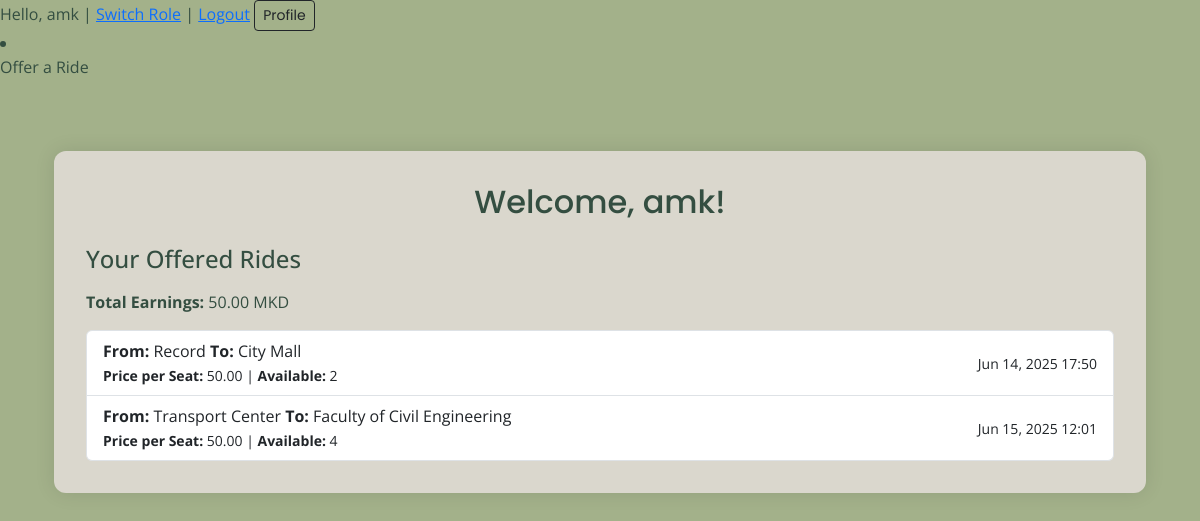
The app's page /accounts/profile/ (signed in), older data.
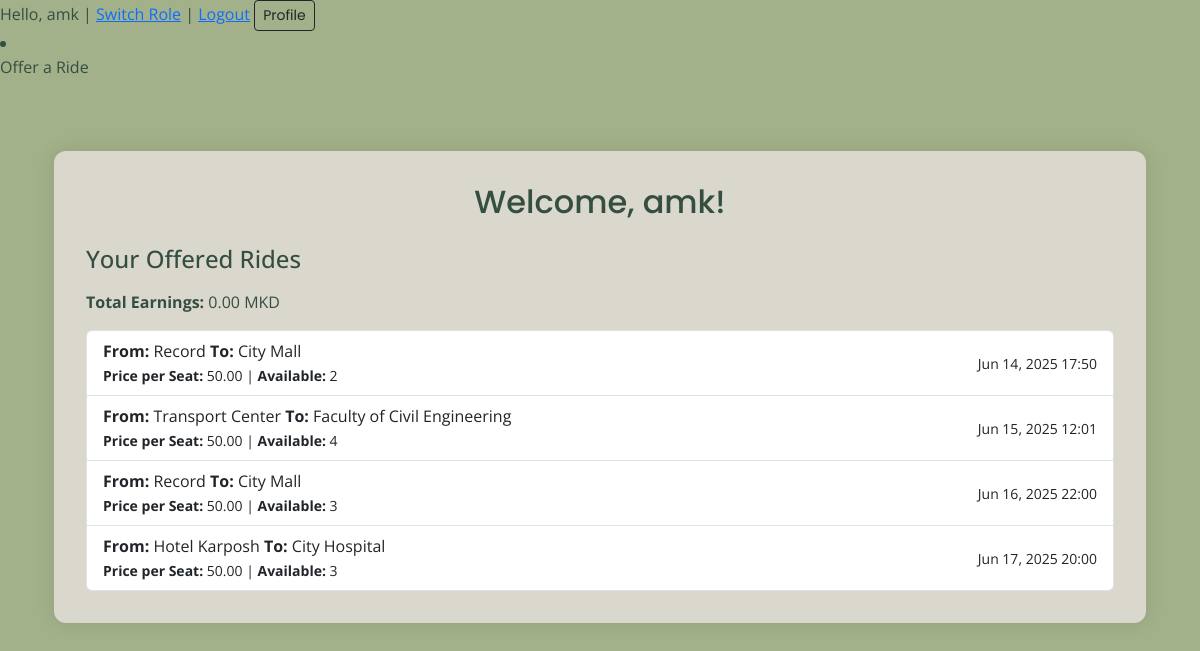
The same page, newer data.
### accounts/models.py (models this page shows, shortened)
class User(AbstractUser):
    is_driver = models.BooleanField(default=False)
    is_passenger = models.BooleanField(default=True)

### rides/models.py (models this page shows, shortened)
class Ride(models.Model):
    driver = models.ForeignKey(settings.AUTH_USER_MODEL, on_delete=models.CASCADE, related_name='driven_rides')
    start_location = models.CharField(max_length=100)
    end_location = models.CharField(max_length=100)
    stops = models.ManyToManyField('Stop')
    seat_price = models.DecimalField(max_digits=6, decimal_places=2)
    available_seats = models.PositiveIntegerField()
    departure_time = models.DateTimeField()
    created_at = models.DateTimeField(auto_now_add=True)

### accounts/views.py (the view)
# urls.py: path('profile/', views.profile_view, name='profile'),
@login_required
def profile_view(request):
    profile, created = Profile.objects.get_or_create(user=request.user)
    if profile.role == 'driver':
        rides = Ride.objects.filter(driver=request.user)
        total_earnings = sum([
            ride.seat_price * Booking.objects.filter(ride=ride).count()
            for ride in rides
        ])
        context = {
            'user_type': 'driver',
            'rides': rides,
            'total_earnings': total_earnings,
        }
    else:
        bookings = Booking.objects.filter(passenger=request.user).select_related('ride')
        context = {
            'user_type': 'passenger',
            'bookings': bookings,
        }
    return render(request, 'profile.html', context)

### accounts/templates/profile.html
{% extends 'base.html' %}
{% block content %}
<div class="container py-5">
    <div class="form-container">
        <h2 class="text-center mb-4">Welcome, {{ request.user.username }}!</h2>
        {% if user_type == 'passenger' %}
            <h4 class="mb-3">Your Booked Rides</h4>
            {% if bookings %}
                <ul class="list-group">
                    {% for booking in bookings %}
                        <li class="list-group-item d-flex justify-content-between align-items-center">
                            <div>
                                <strong>From:</strong> {{ booking.ride.start_location }}
                                <strong>To:</strong> {{ booking.ride.end_location }}<br>
                                <small><strong>Driver:</strong> {{ booking.ride.driver.username }} | <strong>Stop:</strong> {{ booking.stop }}</small>
                            </div>
                            <div>
                                <span class="badge bg-success rounded-pill">{{ booking.ride.seat_price }} MKD</span><br>
                                <small>{{ booking.created_at|date:"M d, Y H:i" }}</small>
                            </div>
                        </li>
                    {% endfor %}
                </ul>
            {% else %}
                <p>No bookings yet.</p>
            {% endif %}
        {% elif user_type == 'driver' %}
            <h4 class="mb-3">Your Offered Rides</h4>
            <p><strong>Total Earnings:</strong> {{ total_earnings }} MKD</p>
            {% if rides %}
                <ul class="list-group">
                    {% for ride in rides %}
                        <li class="list-group-item d-flex justify-content-between align-items-center">
                            <div>
                                <strong>From:</strong> {{ ride.start_location }}
                                <strong>To:</strong> {{ ride.end_location }}<br>
                                <small><strong>Price per Seat:</strong> {{ ride.seat_price }} | <strong>Available:</strong> {{ ride.available_seats }}</small>
                            </div>
                            <div>
                                <small>{{ ride.departure_time|date:"M d, Y H:i" }}</small>
                            </div>
                        </li>
                    {% endfor %}
                </ul>
            {% else %}
                <p>No rides offered yet.</p>
            {% endif %}
        {% endif %}
    </div>
</div>
{% endblock %}

### core/templates/base.html (shortened to what this page needs)
<!DOCTYPE html>
<html lang="en">
<head>
    <link href="https://cdn.jsdelivr.net/npm/bootstrap@5.3.3/dist/css/bootstrap.min.css" rel="stylesheet">
    <link
            rel="stylesheet"
            href="https://unpkg.com/leaflet@1.9.4/dist/leaflet.css"
    />
</head>
<body>
{% if user.is_authenticated %}
    Hello, {{ user.username }} |
    <a href="{% url 'accounts:switch_role' %}">Switch Role</a> |
    <a href="{% url 'accounts:logout' %}">Logout</a>
    <a href="{% url 'accounts:profile' %}" class="btn btn-sm btn-outline-dark">Profile</a>
{% else %}
    <a href="{% url 'accounts:login' %}">Login</a> |
    <a href="{% url 'accounts:register' %}">Register</a>
{% endif %}
{% if request.user.is_authenticated and request.user.profile.role == 'driver' %}
    <li class="nav-item">
        <a class="nav-link" href="{% url 'rides:create' %}">Offer a Ride</a>
    </li>
{% endif %}
<div class="container mt-4">
    {% block content %}{% endblock %}
</div>
</body>
</html>

### core/templates/base.html (style rules this page uses)
body { background-color: #A3B18A; font-family: 'Open Sans', sans-serif; color: #344E41; }
h2, .btn { font-family: 'Poppins', sans-serif; }
.form-container { background-color: #DAD7CD; padding: 2rem; border-radius: 12px; box-shadow: 0 0 20px rgba(0, 0, 0, 0.1); }

Row changes from the older to the newer data that the page shows:
added Ride: start_location "Record", end_location "City Mall", seat_price "50.00", available_seats "3", departure_time "Jun 16, 2025 22:00"
added Ride: start_location "Hotel Karposh", end_location "City Hospital", seat_price "50.00", available_seats "3", departure_time "Jun 17, 2025 20:00"
Text that changed along with them:
{{ total_earnings }}: "50.00" → "0.00"
